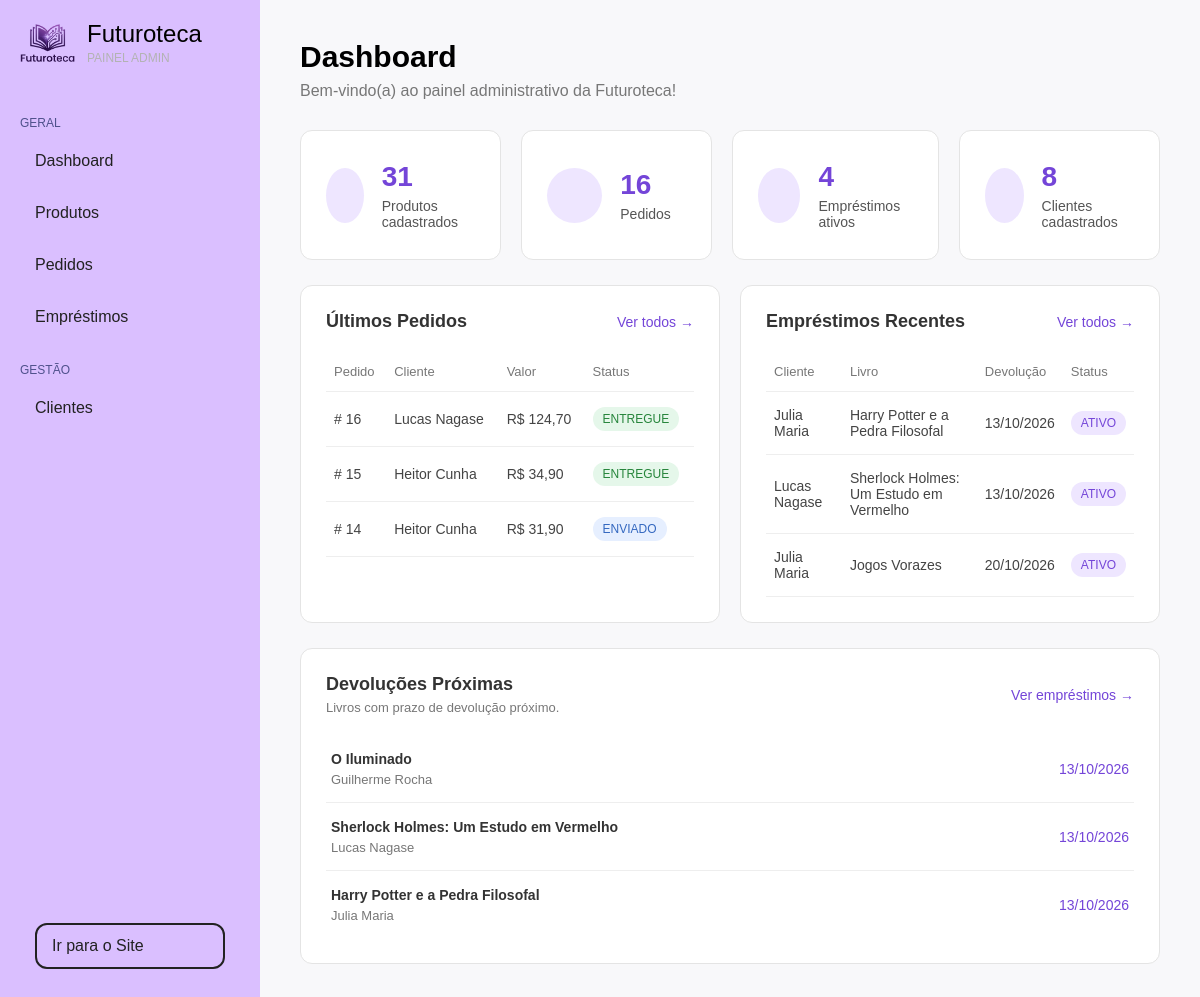
Page /dashboard/index.php (signed in) on the committed database.
### tables this page shows
CREATE TABLE `pedido` (
  `id_pedido` int(11) NOT NULL,
  `id_usuario` int(11) NOT NULL,
  `data_pedido` datetime NOT NULL DEFAULT current_timestamp(),
  `valor_total` decimal(10,2) NOT NULL,
  `tipo_entrega` enum('RETIRADA','ENTREGA') NOT NULL,
  `frete` decimal(10,2) NOT NULL DEFAULT 0.00,
  `status` enum('PENDENTE','PAGO','ENVIADO','ENTREGUE','CANCELADO') NOT NULL DEFAULT 'PENDENTE'
);

CREATE TABLE `usuario` (
  `id_usuario` int(11) NOT NULL,
  `nome` varchar(100) NOT NULL,
  `email` varchar(150) NOT NULL,
  `cpf` varchar(14) NOT NULL,
  `telefone` varchar(20) DEFAULT NULL,
  `endereco` varchar(255) DEFAULT NULL,
  `tipo_usuario` enum('ADMIN','CLIENTE') NOT NULL DEFAULT 'CLIENTE',
  `senha` varchar(255) NOT NULL
);

CREATE TABLE `emprestimo` (
  `id_emprestimo` int(11) NOT NULL,
  `id_usuario` int(11) NOT NULL,
  `id_produto` int(11) NOT NULL,
  `data_emprestimo` date NOT NULL,
  `data_devolucao_prevista` date NOT NULL,
  `data_devolucao_real` date DEFAULT NULL,
  `status` enum('ATIVO','DEVOLVIDO','ATRASADO') NOT NULL DEFAULT 'ATIVO',
  `prorrogado` tinyint(1) NOT NULL DEFAULT 0
);

CREATE TABLE `produto` (
  `id_produto` int(11) NOT NULL,
  `titulo` varchar(150) NOT NULL,
  `autor` varchar(100) DEFAULT NULL,
  `categoria` varchar(80) NOT NULL,
  `tipo` enum('LIVRO','EBOOK','ARTIGO') NOT NULL,
  `preco` decimal(10,2) NOT NULL,
  `preco_promocional` decimal(10,2) DEFAULT NULL,
  `estoque` int(11) NOT NULL DEFAULT 0,
  `descricao` text DEFAULT NULL,
  `imagem` varchar(255) DEFAULT NULL
);

### crud.php (called while the page is built, shortened)
<?php
try {
    function readAll($pdo, $table, $where = null)
    {
        $sql = "SELECT * FROM $table";
        if ($where) {
            $sql .= " WHERE $where";
        }
        $stmt = $pdo->query($sql);
        return $stmt->fetchAll(PDO::FETCH_ASSOC);
    }
} catch (PDOException $e) {
    die("Erro de conexão: " . $e->getMessage());
}

### dashboard/index.php (the view, shortened to what this page needs)
<?php
require_once '../crud.php';
$produtos = readAll($pdo, "produto");
$totalProdutos = count($produtos);
$sqlUltimosPedidos = "SELECT
                        pedido.*,
                        usuario.nome AS nome_cliente
                      FROM pedido
                      INNER JOIN usuario
                        ON pedido.id_usuario = usuario.id_usuario
                      ORDER BY pedido.id_pedido DESC
                      LIMIT 3";
$stmtUltimosPedidos = $pdo->query($sqlUltimosPedidos);
$ultimosPedidos = $stmtUltimosPedidos->fetchAll(PDO::FETCH_ASSOC);
$clientes = readAll($pdo, "usuario", "tipo_usuario = 'CLIENTE'");
$totalClientes = count($clientes);
$pedidos = readAll($pdo, "pedido");
$totalPedidos = count($pedidos);
$emprestimosAtivos = readAll($pdo, "emprestimo", "status = 'ATIVO'");
$totalEmprestimosAtivos = count($emprestimosAtivos);
$sqlEmprestimosRecentes = "SELECT
                            emprestimo.*,
                            usuario.nome AS nome_cliente,
                            produto.titulo AS nome_produto
                           FROM emprestimo
                           INNER JOIN usuario
                            ON emprestimo.id_usuario = usuario.id_usuario
                           INNER JOIN produto
                            ON emprestimo.id_produto = produto.id_produto
                           ORDER BY emprestimo.id_emprestimo DESC
                           LIMIT 3";
$stmtEmprestimosRecentes = $pdo->query($sqlEmprestimosRecentes);
$emprestimosRecentes = $stmtEmprestimosRecentes->fetchAll(PDO::FETCH_ASSOC);
$sqlDevolucoesProximas = "SELECT
                            emprestimo.*,
                            usuario.nome AS nome_cliente,
                            produto.titulo AS nome_produto
                          FROM emprestimo
                          INNER JOIN usuario
                            ON emprestimo.id_usuario = usuario.id_usuario
                          INNER JOIN produto
                            ON emprestimo.id_produto = produto.id_produto
                          WHERE emprestimo.status = 'ATIVO'
                          ORDER BY emprestimo.data_devolucao_prevista ASC
                          LIMIT 3";
$stmtDevolucoesProximas = $pdo->query($sqlDevolucoesProximas);
$devolucoesProximas = $stmtDevolucoesProximas->fetchAll(PDO::FETCH_ASSOC);
?>
<!DOCTYPE html>
<html lang="pt-br">
<head>
    <link rel="stylesheet" href="../css/dashboard.css">
</head>
<body>
    <?php include 'partials/sidebar.php'; ?>
    <main class="conteudo">
        <div class="titulo-dashboard">
            <h1>Dashboard</h1>
            <p>Bem-vindo(a) ao painel administrativo da Futuroteca!</p>
        </div>
        <section class="cards-dashboard">
            <div class="card">
                <div class="card-icone"></div>
                <div>
                    <h2><?= $totalProdutos ?></h2>
                    <p>Produtos cadastrados</p>
                </div>
            </div>
            <div class="card">
                <div class="card-icone"></div>
                <div>
                    <h2><?= $totalPedidos ?></h2>
                    <p>Pedidos</p>
                </div>
            </div>
            <div class="card">
                <div class="card-icone"></div>
                <div>
                    <h2><?= $totalEmprestimosAtivos ?></h2>
                    <p>Empréstimos ativos</p>
                </div>
            </div>
            <div class="card">
                <div class="card-icone"></div>
                <div>
                    <h2><?= $totalClientes ?></h2>
                    <p>Clientes cadastrados</p>
                </div>
            </div>
        </section>
        <section class="resumo-dashboard">
            <div class="painel-dashboard">
                <div class="painel-titulo">
                    <h3>Últimos Pedidos</h3>
                    <a href="pedidos.php">Ver todos →</a>
                </div>
                <table>
                    <thead>
                        <tr>
                            <th>Pedido</th>
                            <th>Cliente</th>
                            <th>Valor</th>
                            <th>Status</th>
                        </tr>
                    </thead>
                    <tbody>
                        <?php if (count($ultimosPedidos) == 0): ?>
                            <tr>
                                <td colspan="4">
                                    Nenhum pedido realizado.
                                </td>
                            </tr>
                        <?php else: ?>
                            <?php foreach ($ultimosPedidos as $pedido): ?>
                                <tr>
                                    <td>
                                        #
                                        <?= $pedido["id_pedido"] ?>
                                    </td>
                                    <td>
                                        <?= htmlspecialchars($pedido["nome_cliente"]) ?>
                                    </td>
                                    <td>
                                        R$
                                        <?= number_format(
                                            $pedido["valor_total"],
                                            2,
                                            ",",
                                            "."
                                        ) ?>
                                    </td>
                                    <td>
                                        <span class="status <?= strtolower($pedido["status"]) ?>">
                                            <?= htmlspecialchars($pedido["status"]) ?>
                                        </span>
                                    </td>
                                </tr>
                            <?php endforeach; ?>
                        <?php endif; ?>
                    </tbody>
                </table>
            </div>
            <div class="painel-dashboard">
                <div class="painel-titulo">
                    <h3>Empréstimos Recentes</h3>
                    <a href="emprestimos.php">Ver todos →</a>
                </div>
                <table>
                    <thead>
                        <tr>
                            <th>Cliente</th>
                            <th>Livro</th>
                            <th>Devolução</th>
                            <th>Status</th>
                        </tr>
                    </thead>
                    <tbody>
                        <?php if (count($emprestimosRecentes) == 0): ?>
                            <tr>
                                <td colspan="4">
                                    Nenhum empréstimo realizado.
                                </td>
                            </tr>
                        <?php else: ?>
                            <?php foreach ($emprestimosRecentes as $emprestimo): ?>
                                <tr>
                                    <td>
                                        <?= htmlspecialchars($emprestimo["nome_cliente"]) ?>
                                    </td>
                                    <td>
                                        <?= htmlspecialchars($emprestimo["nome_produto"]) ?>
                                    </td>
                                    <td>
                                        <?= date(
                                            "d/m/Y",
                                            strtotime($emprestimo["data_devolucao_prevista"])
                                        ) ?>
                                    </td>
                                    <td>
                                        <span class="status <?= strtolower($emprestimo["status"]) ?>">
                                            <?= htmlspecialchars($emprestimo["status"]) ?>
                                        </span>
                                    </td>
                                </tr>
                            <?php endforeach; ?>
                        <?php endif; ?>
                    </tbody>
                </table>
            </div>
        </section>
        <section class="devolucoes">
            <div class="painel-titulo">
                <div>
                    <h3> Devoluções Próximas</h3>
                    <p>Livros com prazo de devolução próximo.</p>
                </div>
                <a href="emprestimos.php">Ver empréstimos →</a>
            </div>
            <div class="lista-devolucoes">
                <?php if (count($devolucoesProximas) == 0): ?>
                    <div class="devolucao-item">
                        <p>Nenhuma devolução próxima.</p>
                    </div>
                <?php else: ?>
                    <?php foreach ($devolucoesProximas as $devolucao): ?>
                        <div class="devolucao-item">
                            <div>
                                <strong>
                                    <?= htmlspecialchars($devolucao["nome_produto"]) ?>
                                </strong>
                                <p>
                                    <?= htmlspecialchars($devolucao["nome_cliente"]) ?>
                                </p>
                            </div>
                            <span>
                                <?= date(
                                    "d/m/Y",
                                    strtotime($devolucao["data_devolucao_prevista"])
                                ) ?>
                            </span>
                        </div>
                    <?php endforeach; ?>
                <?php endif; ?>
            </div>
        </section>
    </main>
</body>
</html>

### css/dashboard.css (style rules this page uses)
* { margin: 0; padding: 0; box-sizing: border-box; }
body { font-family: Arial, sans-serif; display: flex; background-color: #f7f7f7f7; }
.conteudo { flex: 1; padding: 40px; }
.conteudo { flex: 1; padding: 40px; background-color: #f8f8fa; }
.titulo-dashboard { margin-bottom: 30px; }
.titulo-dashboard h1 { font-size: 30px; margin-bottom: 8px; }
.titulo-dashboard p { color: #777; }
.cards-dashboard { display: grid; grid-template-columns: repeat(4, 1fr); gap: 20px; }
.card { background-color: white; border: 1px solid #e4e4e4; border-radius: 12px; padding: 25px; display: flex; align-items: center; gap: 18px; min-height: 130px; }
.card-icone { width: 55px; height: 55px; border-radius: 50%; background-color: #eee6ff; display: flex; align-items: center; justify-content: center; font-size: 25px; }
.card h2 { color: #7445d8; font-size: 28px; margin-bottom: 5px; }
.card p { color: #555; font-size: 14px; }
.resumo-dashboard { display: grid; grid-template-columns: 1fr 1fr; gap: 20px; margin-top: 25px; }
.painel-dashboard { background-color: white; border: 1px solid #e4e4e4; border-radius: 12px; padding: 25px; }
.painel-titulo { display: flex; align-items: center; justify-content: space-between; margin-bottom: 20px; }
.painel-titulo h3 { font-size: 18px; color: #333; }
.painel-titulo p { font-size: 13px; color: #777; margin-top: 5px; }
.painel-titulo a { color: #7445d8; text-decoration: none; font-size: 14px; }
table { width: 100%; border-collapse: collapse; }
th { text-align: left; color: #777; font-size: 13px; font-weight: 500; padding: 12px 8px; border-bottom: 1px solid #eeeeee; }
td { padding: 15px 8px; font-size: 14px; color: #444; border-bottom: 1px solid #eeeeee; }
.status { display: inline-block; padding: 5px 10px; border-radius: 15px; font-size: 12px; font-weight: 500; }
.status.entregue { background-color: #e5f7ea; color: #26853b; }
.status.enviado { background-color: #e6efff; color: #3468c0; }
.status.ativo { background-color: #eee6ff; color: #7445d8; }
.devolucoes { margin-top: 25px; background-color: white; border: 1px solid #e4e4e4; border-radius: 12px; padding: 25px; }
.lista-devolucoes { display: flex; flex-direction: column; }
.devolucao-item { display: flex; align-items: center; justify-content: space-between; padding: 15px 5px; border-bottom: 1px solid #eeeeee; }
.devolucao-item:last-child { border-bottom: none; }
.devolucao-item strong { font-size: 14px; color: #333; }
.devolucao-item p { margin-top: 4px; font-size: 13px; color: #777; }
.devolucao-item span { color: #7445d8; font-size: 14px; font-weight: 500; }

### rows in the picture
pedido: id_pedido "16", id_usuario.nome "Lucas Nagase", valor_total "124,70", status "ENTREGUE"
pedido: id_pedido "15", id_usuario.nome "Heitor Cunha", valor_total "34,90", status "ENTREGUE"
pedido: id_pedido "14", id_usuario.nome "Heitor Cunha", valor_total "31,90", status "ENVIADO"
emprestimo: id_usuario.nome "Julia Maria", id_produto.titulo "Harry Potter e a Pedra Filosofal", data_devolucao_prevista "13/10/2026", status "ATIVO"
emprestimo: id_usuario.nome "Lucas Nagase", id_produto.titulo "Sherlock Holmes: Um Estudo em Vermelho", data_devolucao_prevista "13/10/2026", status "ATIVO"
emprestimo: id_usuario.nome "Julia Maria", id_produto.titulo "Jogos Vorazes", data_devolucao_prevista "20/10/2026", status "ATIVO"
emprestimo: id_produto.titulo "O Iluminado", id_usuario.nome "Guilherme Rocha", data_devolucao_prevista "13/10/2026"

### other values in the picture
$totalProdutos "31"
$totalPedidos "16"
$totalEmprestimosAtivos "4"
$totalClientes "8"
